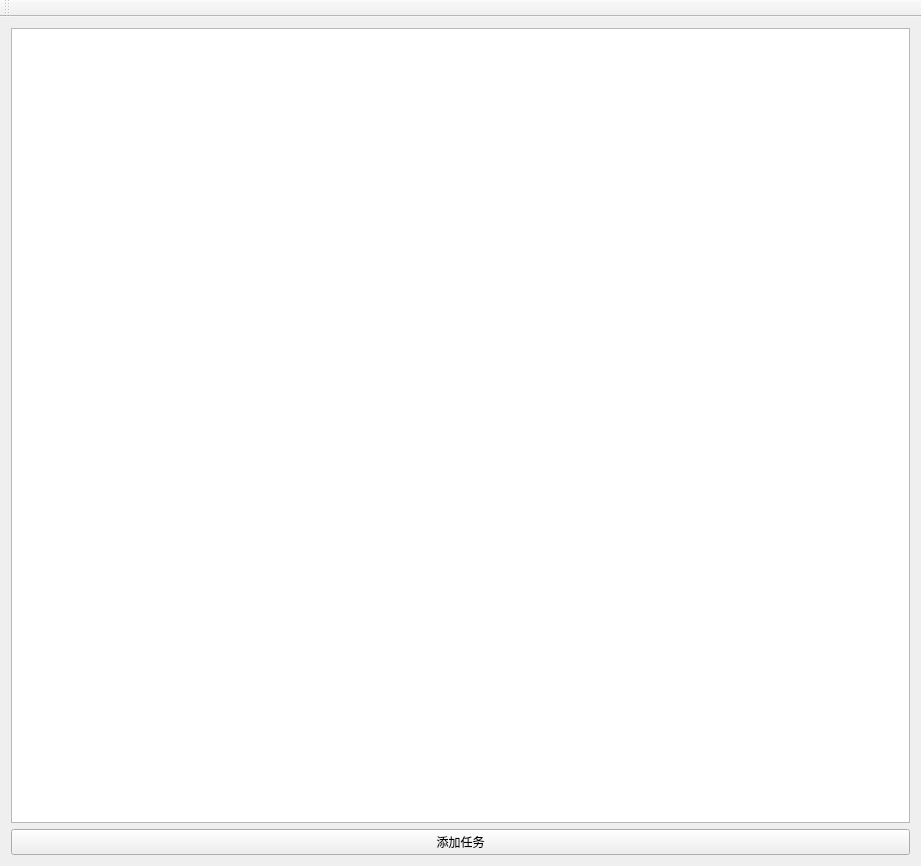
<?xml version="1.0" encoding="UTF-8"?>
<ui version="4.0">
 <class>MainWindow</class>
 <widget class="QMainWindow" name="MainWindow">
  <property name="geometry">
   <rect>
    <x>0</x>
    <y>0</y>
    <width>921</width>
    <height>866</height>
   </rect>
  </property>
  <property name="windowTitle">
   <string>MainWindow</string>
  </property>
  <widget class="QWidget" name="centralWidget">
   <layout class="QVBoxLayout" name="verticalLayout">
    <item>
     <widget class="QListWidget" name="listWidget">
      <property name="font">
       <font>
        <pointsize>16</pointsize>
       </font>
      </property>
     </widget>
    </item>
    <item>
     <widget class="QPushButton" name="pushButton">
      <property name="text">
       <string>添加任务</string>
      </property>
     </widget>
    </item>
   </layout>
  </widget>
  <widget class="QMenuBar" name="menuBar">
   <property name="geometry">
    <rect>
     <x>0</x>
     <y>0</y>
     <width>921</width>
     <height>21</height>
    </rect>
   </property>
  </widget>
  <widget class="QToolBar" name="mainToolBar">
   <attribute name="toolBarArea">
    <enum>TopToolBarArea</enum>
   </attribute>
   <attribute name="toolBarBreak">
    <bool>false</bool>
   </attribute>
  </widget>
 </widget>
 <layoutdefault spacing="6" margin="11"/>
 <resources/>
 <connections/>
</ui>
